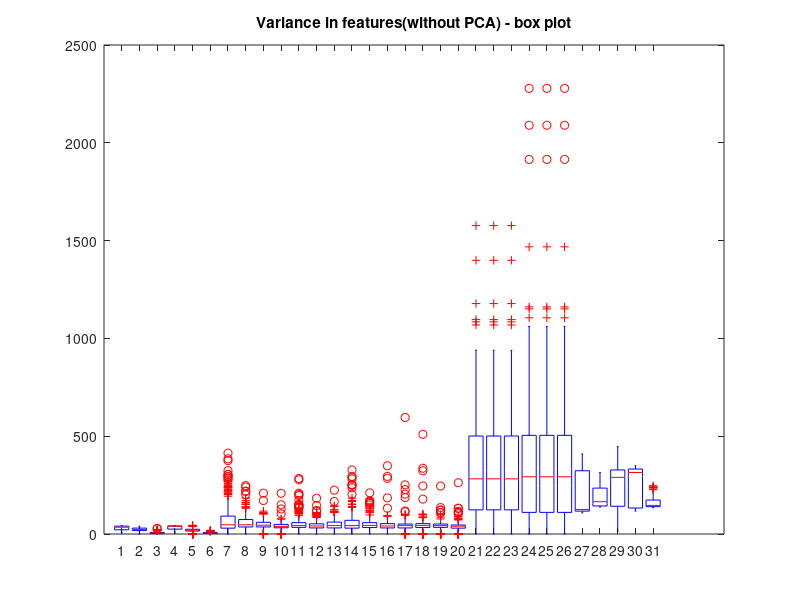
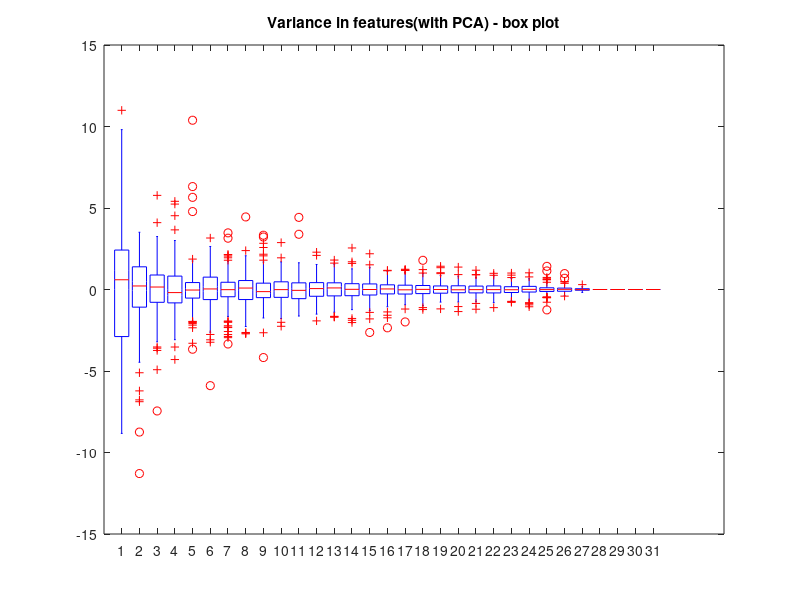

These charts were generated, in order, by the following MATLAB code: (Note: this script raises an error after producing the figures.)
% read in data
data_tmp = dlmread('features.csv');


data_X = data_tmp(:,1:end-1);
data_Y = data_tmp(:,end);

%%n-by-p data matrix data_X(162X20)5 function for each sensor
% Perform a principal component analysis of the data.
[coefs,score,latent,tsquare] = princomp(zscore(data_X));

%COEFF is a p-by-p matrix (15X15), each column containing coefficients for one principal component. 
%'coeff' are the principal component vectors. These are the eigenvectors of the covariance matrix.
%The columns are in order of decreasing component variance.

%SCORE, the principal component scores(PC1,PC2,..PCp~PC32); that is, the representation of X in the principal component space. 
%Rows of SCORE correspond to observations, columns to components.

%latent -> a vector containing the eigenvalues of the covariance matrix of X

%%%%%%%%%%%%%%Variance Check START%%%%%%%%%%%%%%%%%%%%%
figure(1)
boxplot(data_X)
title('Variance in features(without PCA) - box plot')
figure(2)
boxplot(score)
title('Variance in features(with PCA) - box plot')
%%%%%%%%%%%%%%Variance Check END%%%%%%%%%%%%%%%%%%%%%

% sensors = {'al','ar', 'emgl', 'emgr', 'gl', 'gr', 'ol', 'or' };
% sensors_feature_count = {3, 23, 8, 8, 3, 23, 3 , 3};
% vbls = {};
% for i = 1:length(sensors)
%     tmp = cell2mat(sensors_feature_count(i));
%     for j = 1:tmp
%         name = strcat(sensors(i), num2str(j));
%         vbls = [vbls, {name}];
%     end
% end

vbls = {};
for i = 1:size(data_X, 2)
    val = strcat('X', num2str(i));
    val = char(val);
    vbls = [vbls, val];
end
obls = char(data_Y);

%%%%%%%%%%%%%%For first two Principal Components START%%%%%%%%%%%%%%%%%%%%%
figure(3)
biplot(coefs(:,1:2),'scores',score(:,1:2),'varlabels',vbls,'obsLabels',obls);
title('First two PC -- Biplot')
figure(6)
colors = jet(10);
gscatter(score(:,1),score(:,2),data_Y,colors,['.','.','.','.','.','.','.','.','.','.']);
title('First two PC -- ScatterPlot')
xlabel('PC1');
ylabel('PC2');
%%%%%%%%%%%%%%For first two Principal Components END%%%%%%%%%%%%%%%%%%%%%%%

% %%%%%%%%%%%%%%For first three Principal Components START%%%%%%%%%%%%%%%%%%%
figure(7)
biplot(coefs(:,1:3),'scores',score(:,1:3),'varlabels',vbls,'obsLabels',obls);
title('First three PC -- Biplot')
figure(8)
[unique_groups, ~, group_idx] = unique(data_Y);
num_groups = size(unique_groups, 1);
group_names = mat2cell( unique_groups, ones(1, num_groups), size(unique_groups, 2) );
scatter3(score(:,1),score(:,2),score(:,3),20,group_idx);
cmap = jet(num_groups);
colormap( cmap );
for ii = 1:size(cmap,1)
    p(ii) = patch(NaN, NaN, cmap(ii,:));
    lbl{ii} = num2str(unique_groups(ii));
end
legend(p,char(lbl));
xlabel('PC1');
ylabel('PC2');
zlabel('PC3');
title('First three PC -- ScatterPlot')
% %%%%%%%%%%%%%%For first three Principal Components END%%%%%%%%%%%%%%%%%%%%%

pca_features = [score(:,1:17) data_Y];
dlmwrite('pca_feature.csv',pca_features);
